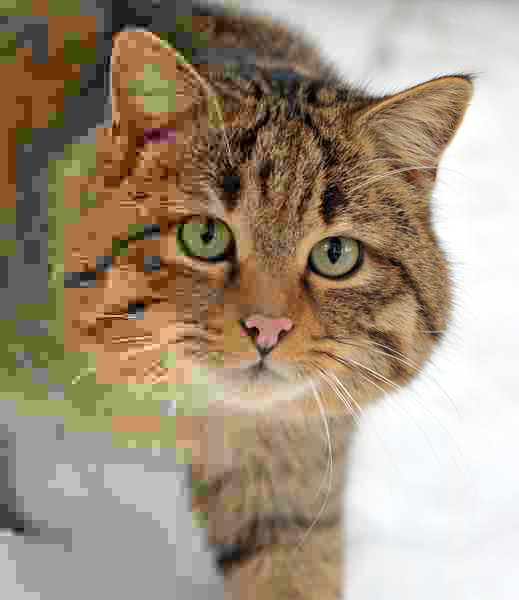
#> input picture digital-methods/l4/input.jpg, 519 x 600 px
$ python 10_lowpass_fourier.py
#> lines starting #> are read from the running program, lines starting #| are printed output that depends on the picture
import cv2
import numpy as np
import matplotlib
matplotlib.use('Agg')
import matplotlib.pyplot as plt

img = cv2.imread('input.jpg', 0)
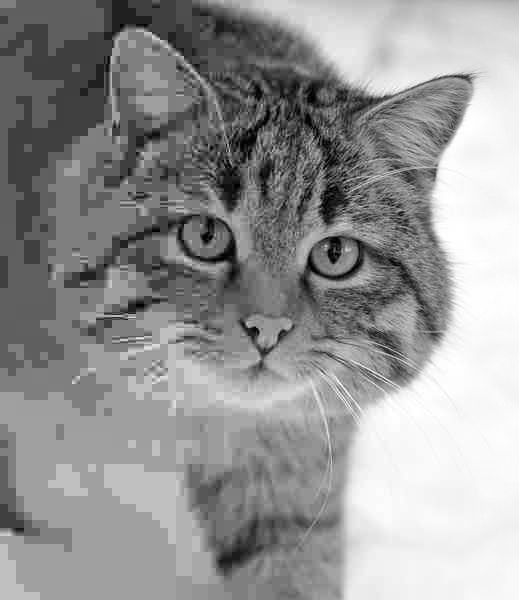
#> img: shape (600, 519); min 0, max 255, mean 149.3
if img is None: raise RuntimeError("Could not open input.jpg")
f = np.fft.fft2(img)
fshift = np.fft.fftshift(f)
rows, cols = img.shape # type: ignore
#> rows = 600; cols = 519
crow, ccol = int(rows/2), int(cols/2)
#> crow = 300; ccol = 259
mask = np.zeros((rows, cols), np.uint8)
r = 20
mask[crow - r:crow + r, ccol - r:ccol + r] = 1
fshift = fshift * mask
f_ishift = np.fft.ifftshift(fshift)
img_back = np.abs(np.fft.ifft2(f_ishift))
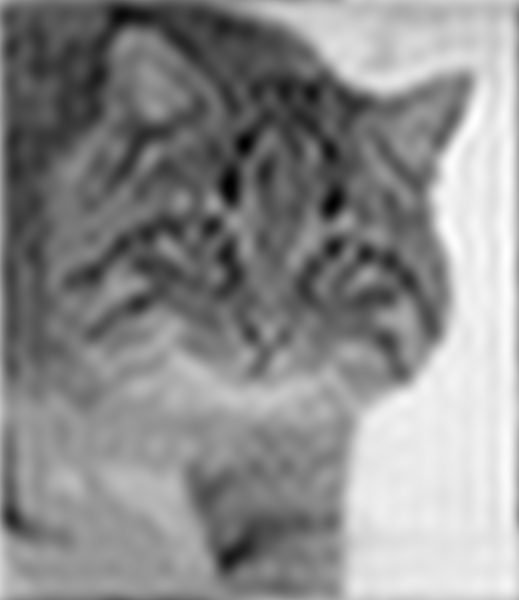
#> img_back: shape (600, 519) float64; min 0.617, max 270.1, mean 149.3; drawn with min black and max white

plt.figure(figsize=(12, 6), dpi=100)
rgb_image = cv2.cvtColor(cv2.imread('input.jpg'), cv2.COLOR_BGR2RGB)
plt.subplot(1,2,1), plt.imshow(rgb_image)
plt.title('Исходное изображение'), plt.xticks([]), plt.yticks([])
plt.subplot(1,2,2), plt.imshow(img_back, cmap='gray')
plt.title('Изображение, обработанное ФНЧ'), plt.xticks([]), plt.yticks([])
plt.tight_layout()
plt.savefig('result_10.png', bbox_inches='tight')
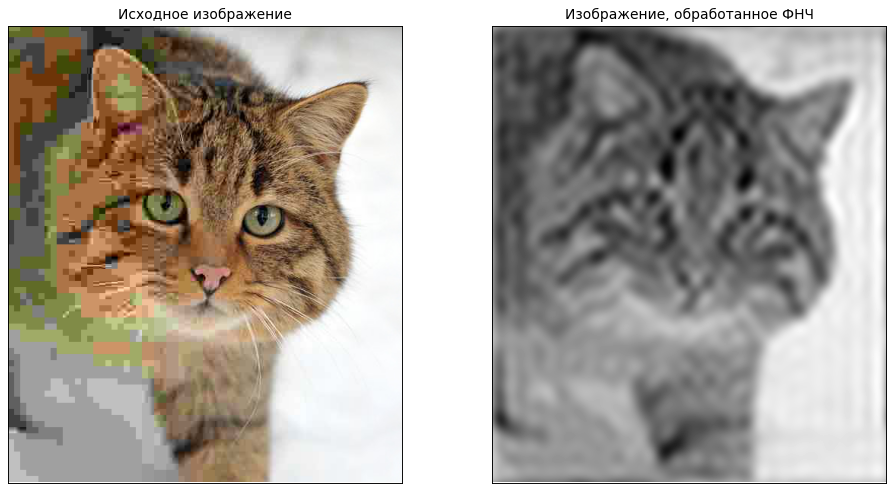
#> figure drawn by matplotlib, 2 panels
print("10_lowpass_fourier.py completed")

$ run again, with digital-methods/l4/input2.jpg copied over digital-methods/l4/input.jpg
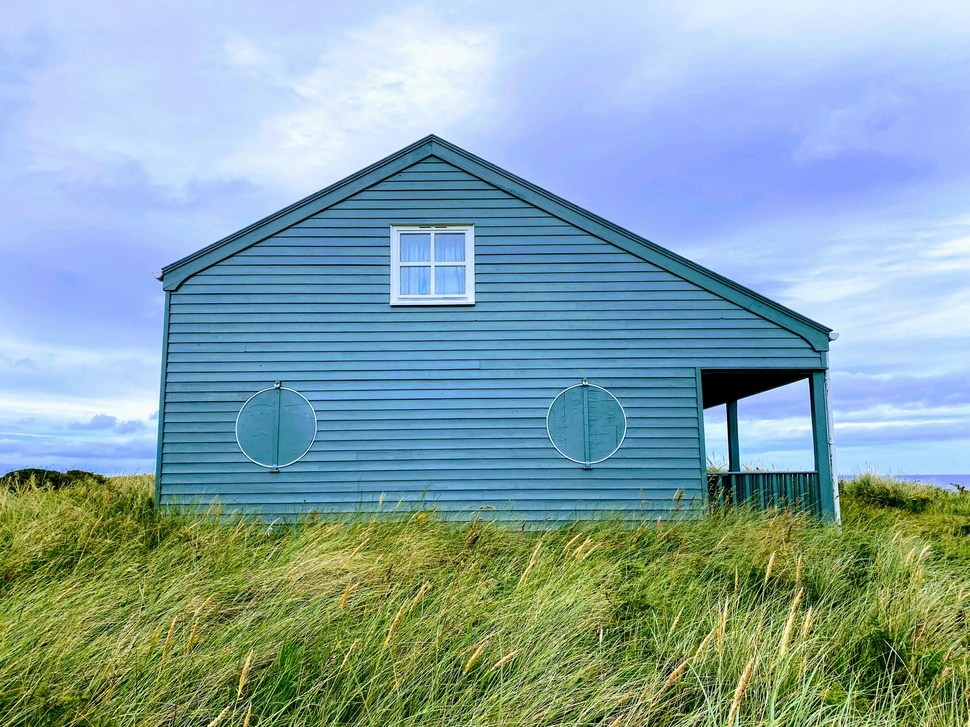
#> input picture digital-methods/l4/input2.jpg, 970 x 727 px, shrunk from 3939 x 2954 before the run
#> `img_back = np.abs(np.fft.ifft2(f_ishift))`:
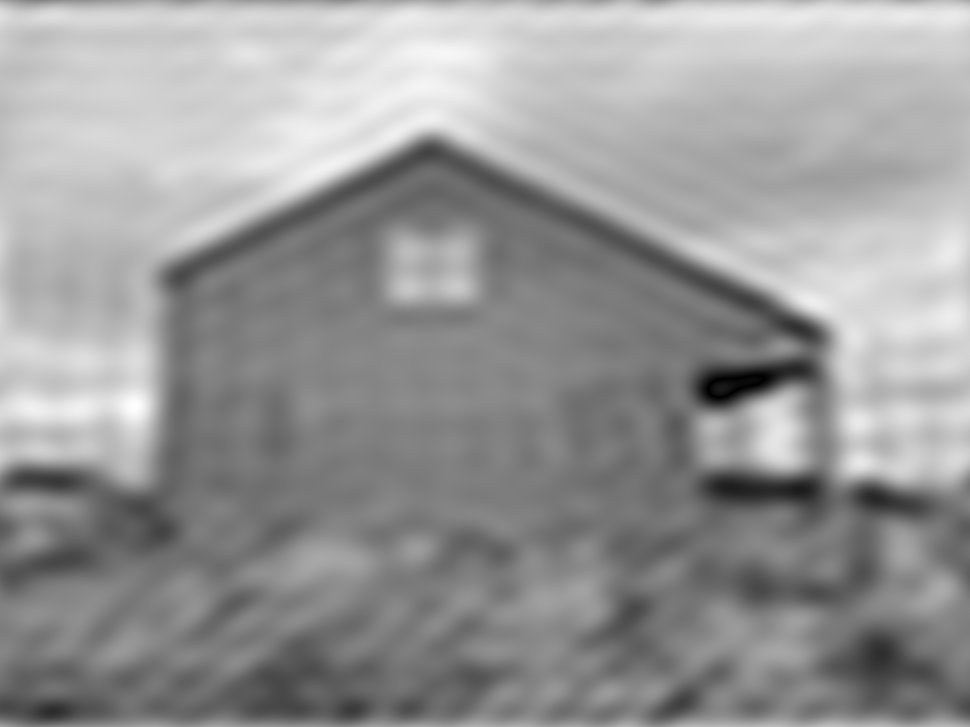
#> img_back: shape (727, 970) float64; min 0.255, max 261.3, mean 156.3; drawn with min black and max white
#> `plt.savefig('result_10.png', bbox_inches='tight')`:
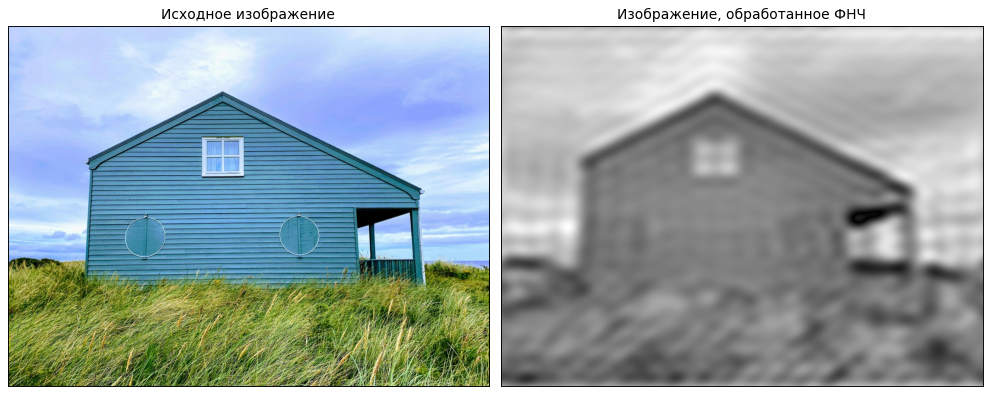
#> figure drawn by matplotlib, 2 panels
